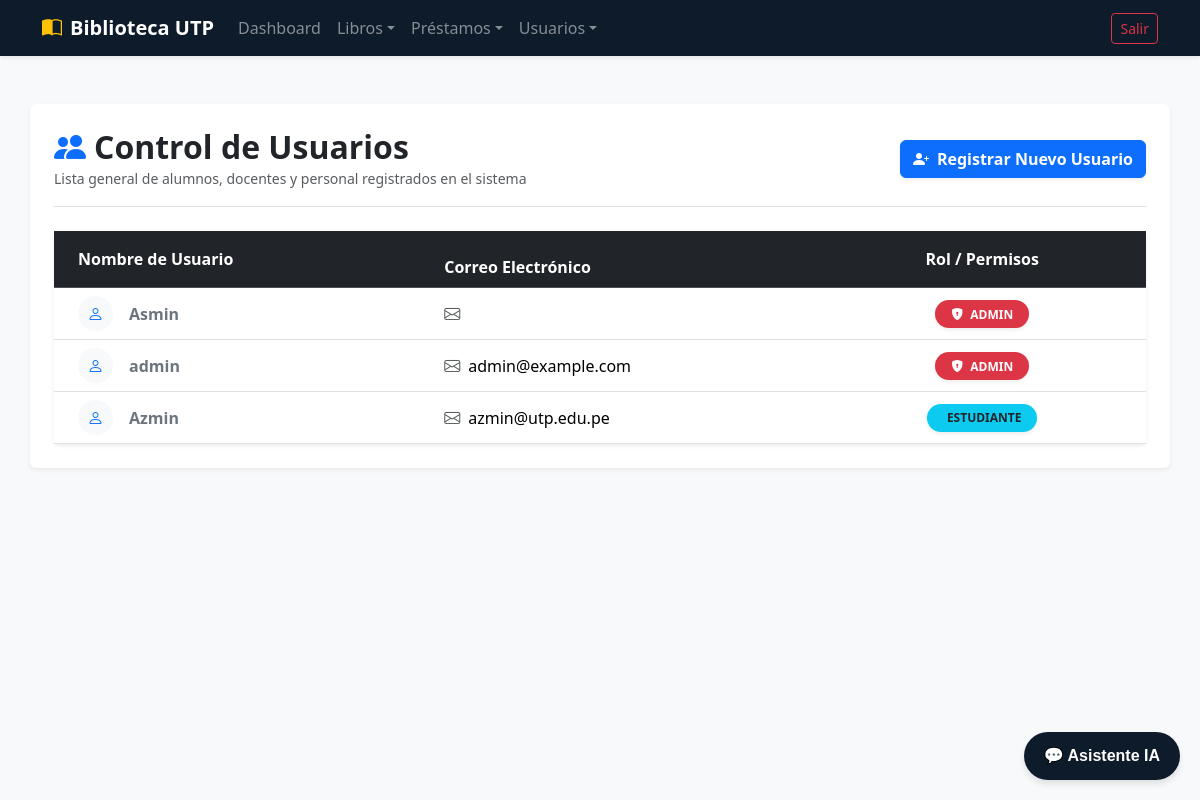
The app's page /usuarios/lista/ (signed in), older data.
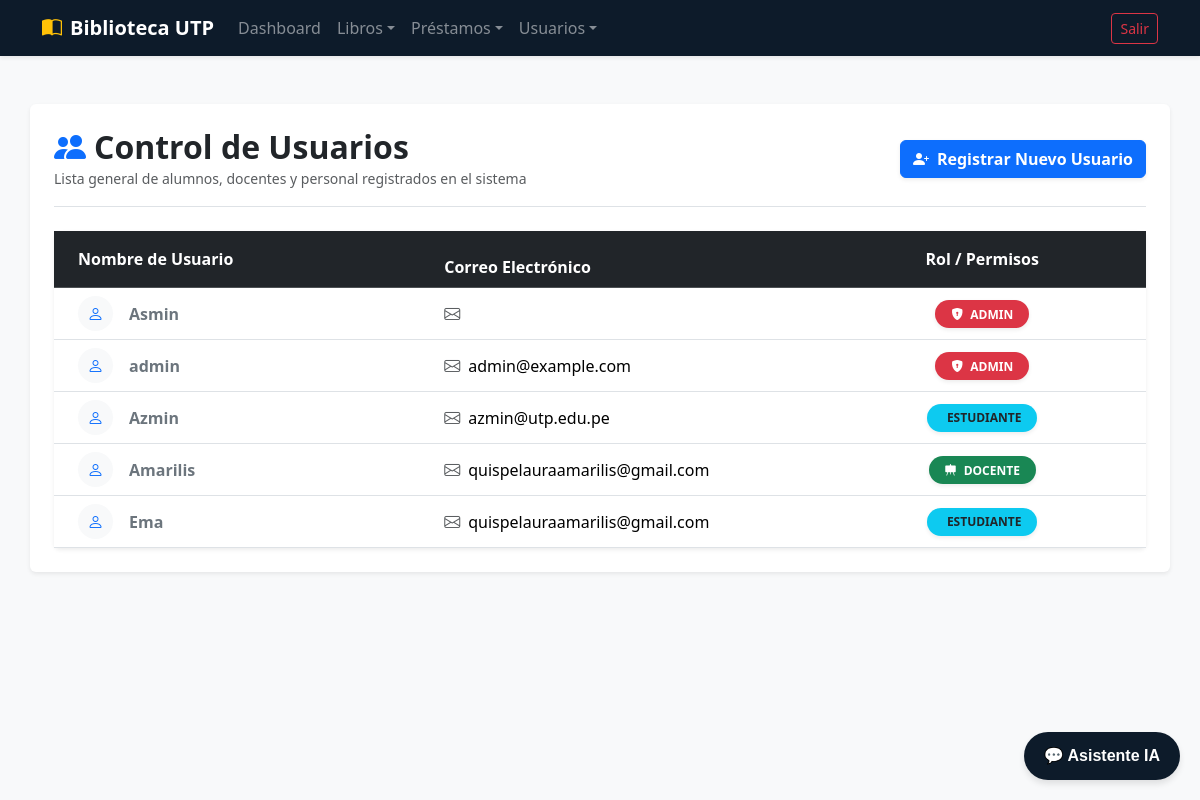
The same page, newer data.
### apps/usuarios/models.py (models this page shows, shortened)
class Usuario(AbstractUser):
    ROLES = (
        ('estudiante', 'Estudiante'),
        ('docente', 'Docente'),
        ('bibliotecario', 'Bibliotecario'),
    )
    GRADOS = (
        ('primaria', 'Primaria'),
        ('secundaria', 'Secundaria'),
        ('ninguno', 'Ninguno / Personal'),
    )
    rol = models.CharField(max_length=20, choices=ROLES, default='estudiante')
    grado_escolar = models.CharField(max_length=20, choices=GRADOS, default='ninguno')

### apps/usuarios/views.py (the view)
# urls.py: path('lista/', views.UsuarioListView.as_view(), name='lista'),
class UsuarioListView(LoginRequiredMixin, BibliotecarioRequiredMixin, ListView):
    model = Usuario
    template_name = 'usuarios/usuario_list.html'
    context_object_name = 'usuarios'

### apps/usuarios/views.py (called while the page is built)
    def test_func(self):
        return self.request.user.is_superuser or self.request.user.rol == 'bibliotecario'

### apps/usuarios/templates/usuarios/usuario_list.html (shortened to what this page needs)
{% extends 'usuarios/base.html' %}
{% block content %}
<div class="container my-5 p-4 bg-white rounded shadow-sm">
    <div class="d-flex flex-column flex-sm-row justify-content-between align-items-sm-center mb-4 pb-3 border-bottom gap-3">
        <div>
            <h2 class="text-dark fw-bold mb-0"><i class="bi bi-people-fill text-primary me-2"></i>Control de Usuarios</h2>
            <small class="text-muted">Lista general de alumnos, docentes y personal registrados en el sistema</small>
        </div>
        <div>
            <a href="{% url 'usuarios:registro' %}" class="btn btn-primary d-inline-flex align-items-center shadow-sm fw-semibold">
                <i class="bi bi-person-plus-fill me-2"></i> Registrar Nuevo Usuario
            </a>
        </div>
    </div>
    <div class="card shadow-sm border-0">
        <div class="card-body p-0">
            <div class="table-responsive">
                <table class="table table-hover align-middle mb-0">
                    <thead class="table-dark">
                        <tr>
                            <th class="ps-4 py-3" style="width: 35%;">Nombre de Usuario</th>
                            <th style="width: 35%;">Correo Electrónico</th>
                            <th class="text-center py-3" style="width: 30%;">Rol / Permisos</th>
                        </tr>
                    </thead>
                    <tbody>
                        {% for u in usuarios %}
                        <tr>
                            <td class="fw-semibold ps-4 text-secondary">
                                <div class="d-flex align-items-center">
                                    <div class="bg-light p-2 rounded-circle me-3 text-primary d-flex align-items-center justify-content-center" style="width: 35px; height: 35px;">
                                        <i class="bi bi-person"></i>
                                    </div>
                                    {{ u.username }}
                                </div>
                            </td>
                            <td>
                                <i class="bi bi-envelope text-muted me-2"></i>{{ u.email }}
                            </td>
                            <td class="text-center">
                                {% if u.rol == 'bibliotecario' or u.is_superuser %}
                                    <span class="badge bg-danger text-uppercase px-3 py-2 rounded-pill shadow-sm">
                                        <i class="bi bi-shield-lock-fill me-1"></i> {% if u.is_superuser %}Admin{% else %}{{ u.get_rol_display }}{% endif %}
                                    </span>
                                {% elif u.rol == 'docente' %}
                                    <span class="badge bg-success text-uppercase px-3 py-2 rounded-pill shadow-sm">
                                        <i class="bi bi-easel-fill me-1"></i> {{ u.get_rol_display }}
                                    </span>
                                {% else %}
                                    <span class="badge bg-info text-dark text-uppercase px-3 py-2 rounded-pill shadow-sm">
                                         {{ u.get_rol_display }}
                                    </span>
                                {% endif %}
                            </td>
                        </tr>
                        {% endfor %}
                    </tbody>
                </table>
            </div>
        </div>
    </div>
</div>
{% endblock %}

Row changes from the older to the newer data that the page shows:
added Usuario: username "Amarilis", email "quispelauraamarilis@gmail.com", rol "DOCENTE"
added Usuario: username "Ema", email "quispelauraamarilis@gmail.com", rol "ESTUDIANTE"
